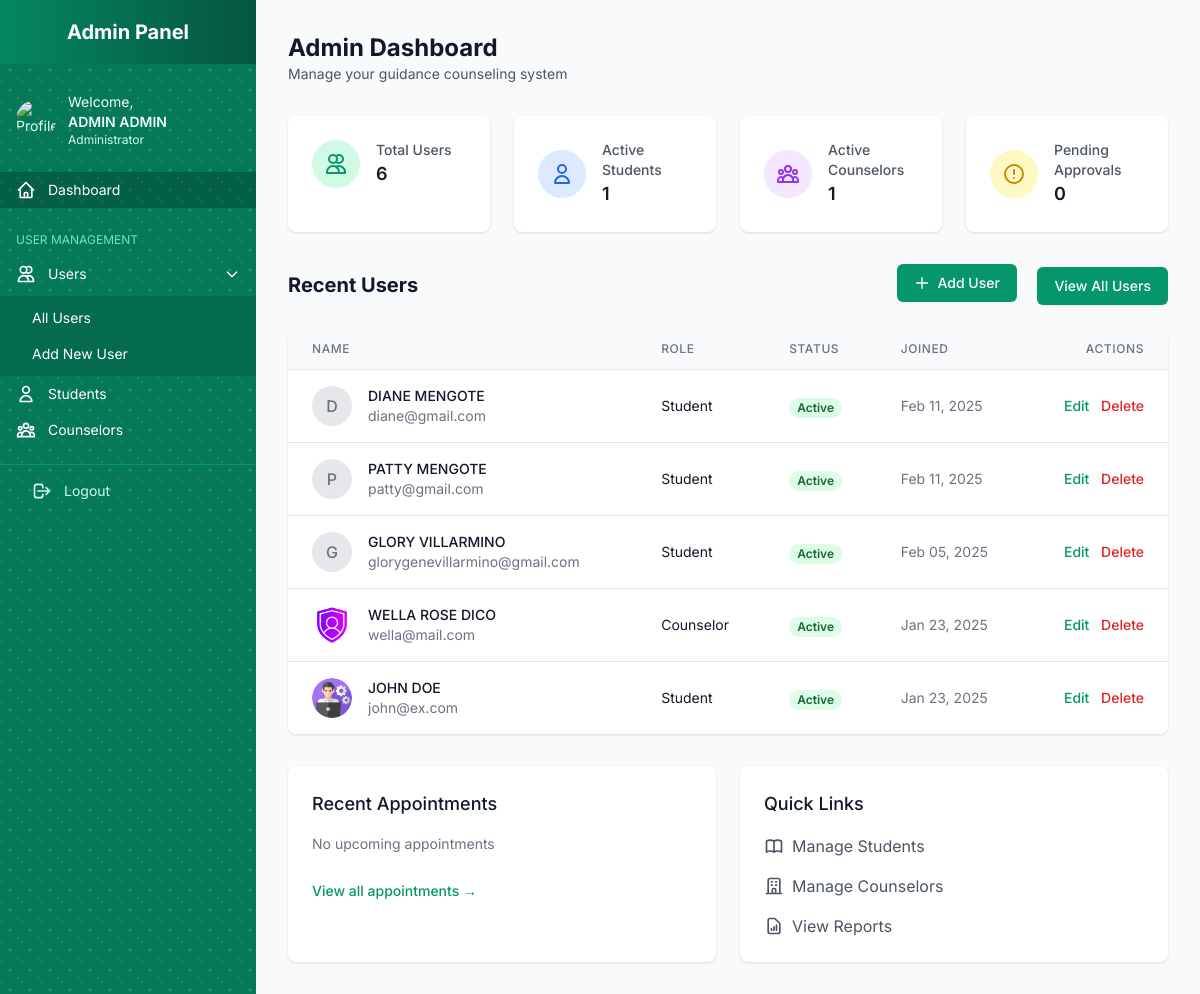
The page /admin-panel/dashboard/ (signed in) on the database as committed earlier.
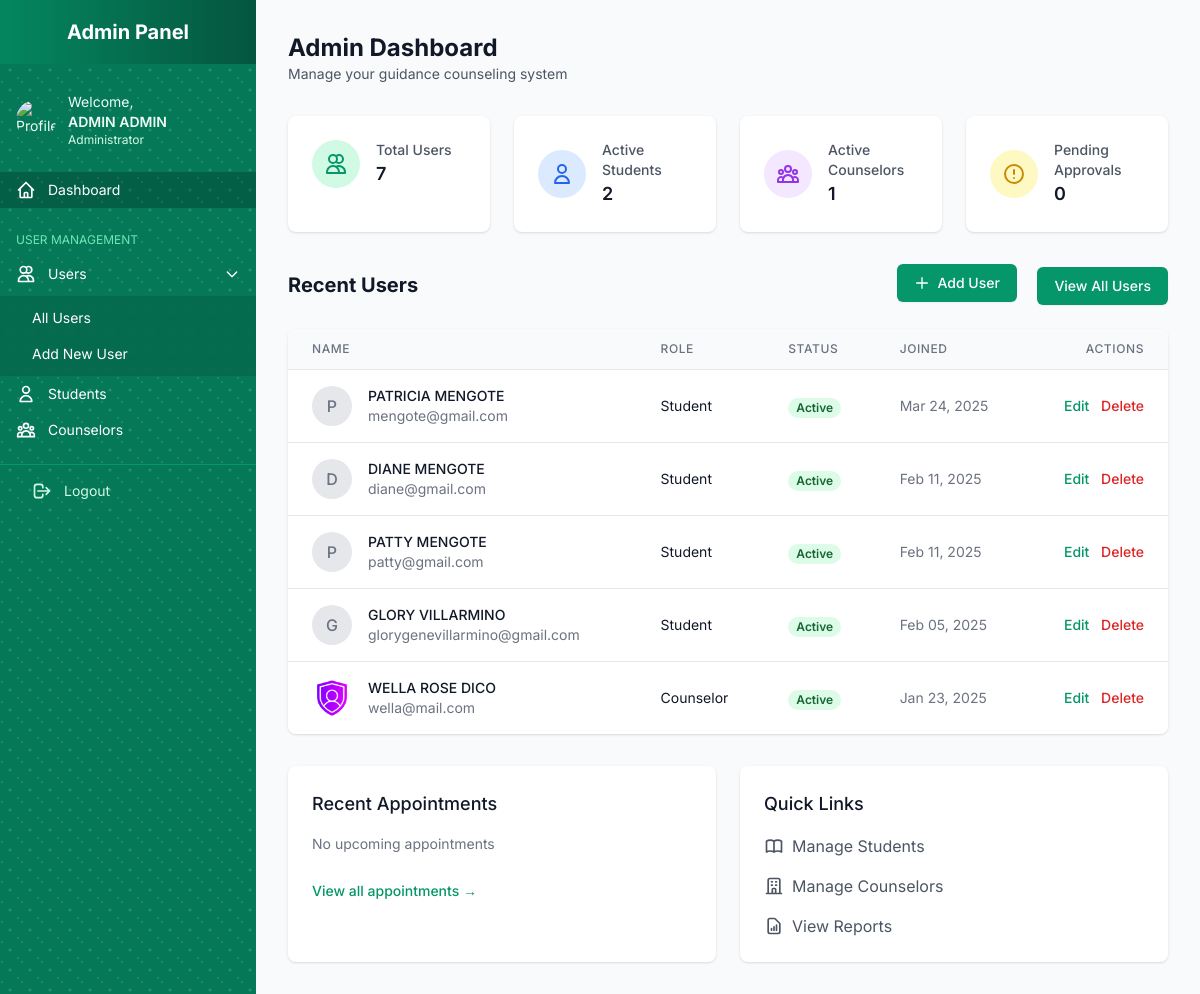
The same page on the database as committed later.
### core/models.py (models this page shows, shortened)
class User(AbstractUser):
    ROLE_CHOICES = [
        ('admin', 'Admin'),
        ('counselor', 'Counselor'),
        ('student', 'Student'),
    ]
    APPROVAL_STATUS_CHOICES = [
        ('pending', 'Pending'),
        ('approved', 'Approved'),
        ('rejected', 'Rejected'),
    ]
    role = models.CharField(max_length=20, choices=ROLE_CHOICES, default='student')
    counselor = models.OneToOneField('Counselor', on_delete=models.CASCADE, null=True, blank=True, related_name='user_profile')
    profile_picture = models.ImageField(upload_to='profile_pictures/', blank=True, null=True)
    approval_status = models.CharField(
        max_length=10,
        choices=APPROVAL_STATUS_CHOICES,
        default='pending'
    )
    is_active = models.BooleanField(
        _('active'),
        default=True,
        help_text=_(
            'Designates whether this user should be treated as active. '
            'Unselect this instead of deleting accounts.'
        ),
    )
    groups = models.ManyToManyField(
        'auth.Group',
        verbose_name=_('groups'),
        blank=True,
        related_name='custom_user_set',
        related_query_name='custom_user'
    )
    user_permissions = models.ManyToManyField(
        'auth.Permission',
        verbose_name=_('user permissions'),
        blank=True,
        related_name='custom_user_set',
        related_query_name='custom_user'
    )

### core/admin_views.py (the view)
# urls.py: path('admin-panel/dashboard/', admin_views.admin_dashboard, name='admin_dashboard'),
@login_required
@user_passes_test(is_admin)
def admin_dashboard(request):
    try:
        total_users = User.objects.count()
        active_students = Student.objects.filter(user__is_active=True).count()
        active_counselors = Counselor.objects.filter(user__is_active=True).count()
        pending_approvals = User.objects.filter(approval_status='pending').count()
        recent_users = User.objects.order_by('-date_joined')[:5]
        upcoming_appointments = Appointment.objects.filter(
            date__gte=datetime.now()
        ).order_by('date')[:5]
        context = {
            'total_users': total_users,
            'active_students': active_students,
            'active_counselors': active_counselors,
            'pending_approvals': pending_approvals,
            'recent_users': recent_users,
            'upcoming_appointments': upcoming_appointments,
        }
        return render(request, 'admin/dashboard.html', context)
    except Exception as e:
        messages.error(request, f'Error loading dashboard: {str(e)}')
        return redirect('home')

### core/admin_views.py (called while the page is built)
def is_admin(user):
    return user.is_authenticated and (user.is_superuser or user.role == 'admin')

### core/templatetags/custom_filters.py (called while the page is built)
@register.filter(name='uppercase_fullname')
def uppercase_fullname(value):
    if value:
        return value.upper()
    return value

### templates/admin/dashboard.html (shortened to what the changed rows need)
{% extends 'base.html' %}
{% load static %}
{% load custom_filters %}
{% block content %}
    <div class="flex h-screen bg-gray-50">
        {% include 'includes/admin_sidebar.html' %}
        <div class="flex-1 ml-64 p-8 overflow-y-auto">
            <div class="max-w-7xl mx-auto">
                <div class="mb-8">
                    <h1 class="text-2xl font-bold text-gray-900">Admin Dashboard</h1>
                </div>
                <div class="grid grid-cols-1 md:grid-cols-2 lg:grid-cols-4 gap-6 mb-8">
                    <div class="bg-white rounded-lg shadow p-6">
                        <div class="flex items-center">
                            <div class="ml-4">
                                <h2 class="text-sm font-medium text-gray-600">Total Users</h2>
                                <p class="text-lg font-semibold text-gray-900">{{ total_users }}</p>
                            </div>
                        </div>
                    </div>
                    <div class="bg-white rounded-lg shadow p-6">
                        <div class="flex items-center">
                            <div class="ml-4">
                                <h2 class="text-sm font-medium text-gray-600">Active Students</h2>
                                <p class="text-lg font-semibold text-gray-900">{{ active_students }}</p>
                            </div>
                        </div>
                    </div>
                    <div class="bg-white rounded-lg shadow p-6">
                        <div class="flex items-center">
                            <div class="ml-4">
                                <h2 class="text-sm font-medium text-gray-600">Active Counselors</h2>
                            </div>
                        </div>
                    </div>
                    <div class="bg-white rounded-lg shadow p-6">
                        <div class="flex items-center">
                            <div class="ml-4">
                                <h2 class="text-sm font-medium text-gray-600">Pending Approvals</h2>
                            </div>
                        </div>
                    </div>
                </div>
                <div class="mb-8">
                    <div class="flex justify-between items-center mb-6">
                        <h2 class="text-xl font-bold text-gray-900">Recent Users</h2>
                    </div>
                    <div class="bg-white shadow overflow-hidden rounded-lg">
                        <table class="min-w-full divide-y divide-gray-200">
                            <thead class="bg-gray-50">
                                <tr>
                                    <th class="px-6 py-3 text-left text-xs font-medium text-gray-500 uppercase tracking-wider">Name</th>
                                    <th class="px-6 py-3 text-left text-xs font-medium text-gray-500 uppercase tracking-wider">Role</th>
                                    <th class="px-6 py-3 text-left text-xs font-medium text-gray-500 uppercase tracking-wider">Status</th>
                                    <th class="px-6 py-3 text-left text-xs font-medium text-gray-500 uppercase tracking-wider">Joined</th>
                                    <th class="px-6 py-3 text-right text-xs font-medium text-gray-500 uppercase tracking-wider">Actions</th>
                                </tr>
                            </thead>
                            <tbody class="bg-white divide-y divide-gray-200">
                                {% for user in recent_users %}
                                    <tr>
                                        <td class="px-6 py-4 whitespace-nowrap">
                                            <div class="flex items-center">
                                                {% if user.profile_picture %}
                                                    <img class="h-10 w-10 rounded-full" src="{{ user.profile_picture.url }}" alt="">
                                                {% else %}
                                                    <div class="h-10 w-10 rounded-full bg-gray-200 flex items-center justify-center">
                                                        <span class="text-gray-500 font-medium">{{ user.first_name|first|upper }}</span>
                                                    </div>
                                                {% endif %}
                                                <div class="ml-4">
                                                    <div class="text-sm font-medium text-gray-900 uppercase">{{ user.get_full_name }}</div>
                                                    <div class="text-sm text-gray-500">{{ user.email }}</div>
                                                </div>
                                            </div>
                                        </td>
                                        <td class="px-6 py-4 whitespace-nowrap">
                                            <div class="text-sm text-gray-900">{{ user.role|title }}</div>
                                        </td>
                                        <td class="px-6 py-4 whitespace-nowrap">
                                            {% if user.approval_status == 'pending' %}
                                                <span class="px-2 inline-flex text-xs leading-5 font-semibold rounded-full bg-yellow-100 text-yellow-800">
                                                    Pending
                                                </span>
                                            {% elif user.approval_status == 'approved' %}
                                                <span class="px-2 inline-flex text-xs leading-5 font-semibold rounded-full bg-green-100 text-green-800">
                                                    Active
                                                </span>
                                            {% else %}
                                                <span class="px-2 inline-flex text-xs leading-5 font-semibold rounded-full bg-red-100 text-red-800">
                                                    Inactive
                                                </span>
                                            {% endif %}
                                        </td>
                                        <td class="px-6 py-4 whitespace-nowrap text-sm text-gray-500">
                                            {{ user.date_joined|date:"M d, Y" }}
                                        </td>
                                        <td class="px-6 py-4 whitespace-nowrap text-right text-sm font-medium space-x-2">
                                            <a href="{% url 'admin_edit_user' user.id %}" class="text-emerald-600 hover:text-emerald-900">Edit</a>
                                            <a href="{% url 'admin_delete_user' user.id %}" class="text-red-600 hover:text-red-900">Delete</a>
                                        </td>
                                    </tr>
                                {% endfor %}
                            </tbody>
                        </table>
                    </div>
                </div>
            </div>
        </div>
    </div>
{% endblock %}

Rows that differ between the two databases and show on the page:
no longer on this page (row unchanged): User: profile_picture (picture), get_full_name "JOHN DOE", email "john@ex.com", role "Student", approval_status "Active", date_joined "Jan 23, 2025"
added User: first_name|first "P", get_full_name "PATRICIA MENGOTE", email "mengote@gmail.com", role "Student", approval_status "Active", date_joined "Mar 24, 2025"
Other text that changed with them:
{{ total_users }}: "6" → "7"
{{ active_students }}: "1" → "2"
